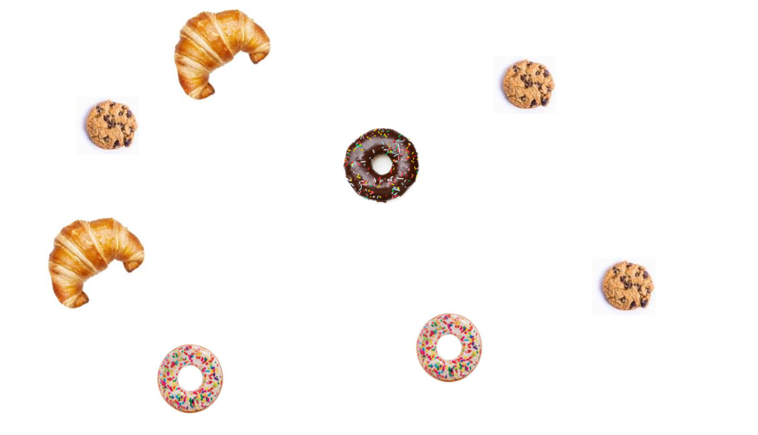
#> input picture Material-de-clase/Semana1-procesamiento-de-imagenes/Caso_2A.bmp, 758 x 435 px
$ jupyter execute --allow-errors Image_Processing_Clase1.ipynb
#> lines starting #> are read from the running program, lines starting #| are printed output that depends on the picture; after the words box and inside, x2 and y2 are one past the last pixel; in counts of white or black regions, pixels touching at a corner belong together
# Institución Universitaria Pascual Bravo

Curso: Reconocimeinto de patrones 2024-1

Docente: Juan Carlos Briñez de León

#1. Caso de aplicación: Productos de panadería

[cell 1]
# @title
#Cargando librerías
import cv2 as cv2 # OpenCV para computer vision
import numpy as np # Para cálculo de matrices
import matplotlib.pyplot as plt #Para graficar
import os #Habilita el manejo de directorios

from google.colab import files # Librería para activar uso del directorio

# Cargar una imagen desde tu dispositivo local
uploaded = files.upload()
#> the answer given: Caso_2A.bmp

# Leer la imagen con OpenCV
for filename in uploaded.keys():
    Imagen = cv2.imread(filename)
#> Imagen is the input picture: shape (435, 758, 3); mean B, G, R 242.2, 245.6, 249.8

plt.imshow(Imagen[:,:,[2,1,0]].astype('uint8'),vmin=0, vmax=255)
plt.title('Original')
plt.axis('off')
plt.show()

#Extracción de canales en HSV
Imagen_hsv = cv2.cvtColor(Imagen,cv2.COLOR_BGR2HSV)
#> Imagen_hsv: shape (435, 758, 3); mean H, S, V 4.7, 10.6, 250
Hue=Imagen_hsv[:,:,0]
Saturation=Imagen_hsv[:,:,1]
Value=Imagen_hsv[:,:,2]
#Extracción de canales en RGB
Imagen=Imagen[:,:,[2,1,0]]#Organiza
Rojo=Imagen[:,:,0]
Verde=Imagen[:,:,1]
Azul=Imagen[:,:,2]
Gris=cv2.cvtColor(Imagen, cv2.COLOR_BGR2GRAY)

#Buscando Croissants
Bin_Croissant = (Rojo > 180)*(Hue < 20)*(Azul < 55)*(Verde > 80)*(Saturation > 140)
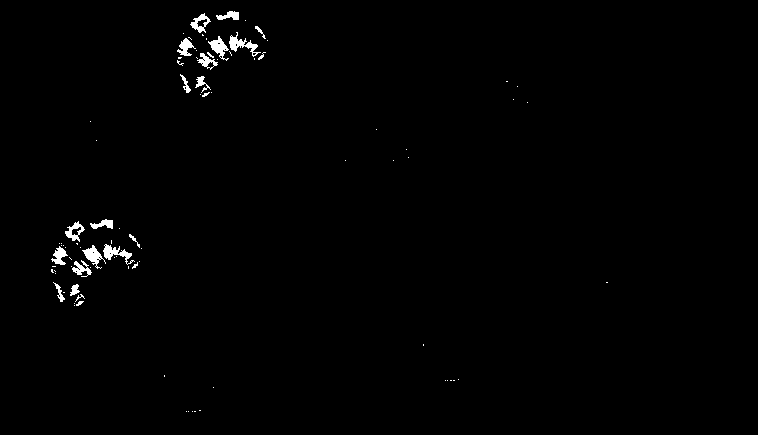
#> Bin_Croissant: shape (435, 758) bool; 0.85% white; 88 white regions (67 under 20 px), largest, box (x1, y1, x2, y2) and area: (229, 32, 261, 57) 255, (103, 244, 135, 265) 243, (82, 245, 106, 269) 219
#Mejorando resultado con apertura y cierre
kernel = cv2.getStructuringElement(cv2.MORPH_ELLIPSE,(50,50))
Bin_Croissant_1 = cv2.morphologyEx(Bin_Croissant.astype('uint8'), cv2.MORPH_CLOSE, kernel)
#> Bin_Croissant_1: shape (435, 758); values 0 (black) and 1 (white), 3% white; 7 white regions (2 under 20 px), largest, box (x1, y1, x2, y2) and area: (178, 0, 268, 97) 5056, (52, 220, 142, 306) 4541, (375, 133, 409, 161) 270, (507, 82, 528, 103) 129, (187, 409, 201, 415) 31
kernel2 = cv2.getStructuringElement(cv2.MORPH_ELLIPSE,(30,30))
Bin_Croissant_2= cv2.morphologyEx(Bin_Croissant_1.astype('uint8'), cv2.MORPH_OPEN, kernel2)
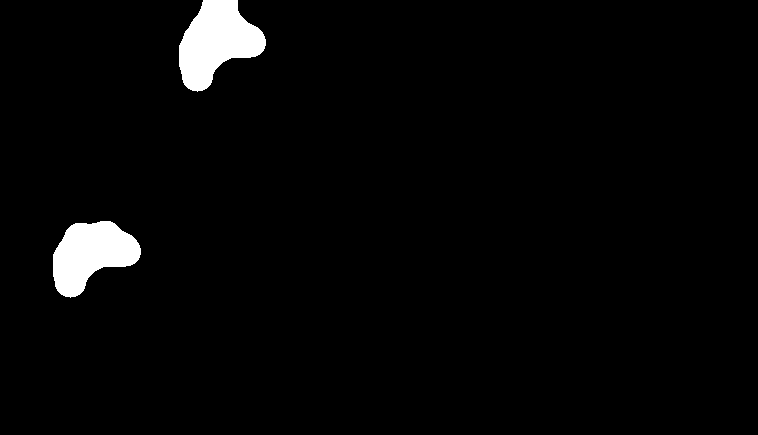
#> Bin_Croissant_2: shape (435, 758); values 0 (black) and 1 (white), 2.7% white; 2 white regions
#Contando productos y calculando cuenta
(Bordes_Croissant,_) =cv2.findContours(Bin_Croissant_2, cv2.RETR_EXTERNAL, cv2.CHAIN_APPROX_SIMPLE)
#> Bordes_Croissant = 2 contours; box (x1, y1, x2, y2) and area: (179, 0, 266, 92) 4694, (53, 221, 141, 298) 4104
if len(Bordes_Croissant)>0:
  print('Su pedido contiene '+ str(len(Bordes_Croissant))+' Croissants, el subtotal de este producto es: ' + str(len(Bordes_Croissant)*1800)+' Pesitos.')
#| Su pedido contiene 2 Croissants, el subtotal de este producto es: 3600 Pesitos.

#Buscando galletas y calculando el subtotal
Bin_Galletas = (Rojo > 145)*(Rojo < 165)*(Hue < 20)*(Azul < 65)*(Verde > 80)*(Saturation < 200)
#> Bin_Galletas: shape (435, 758) bool; 0.05% white in thin lines or dots, all inside (x1, y1, x2, y2) = (54, 50, 648, 305)
#Mejorando resultado con apertura y cierre
kernel = cv2.getStructuringElement(cv2.MORPH_ELLIPSE,(50,50))
Bin_Galletas_1 = cv2.morphologyEx(Bin_Galletas.astype('uint8'), cv2.MORPH_CLOSE, kernel)
#> Bin_Galletas_1: shape (435, 758); values 0 (black) and 1 (white), 1.1% white; 7 white regions, largest, box (x1, y1, x2, y2) and area: (91, 105, 133, 143) 1053, (605, 268, 648, 305) 1040, (506, 67, 548, 103) 976
kernel2 = cv2.getStructuringElement(cv2.MORPH_ELLIPSE,(20,20))
Bin_Galletas_2= cv2.morphologyEx(Bin_Galletas_1.astype('uint8'), cv2.MORPH_OPEN, kernel2)
#> Bin_Galletas_2: shape (435, 758); values 0 (black) and 1 (white), 0.86% white; 3 white regions, box (x1, y1, x2, y2) and area: (93, 107, 130, 140) 983, (608, 269, 643, 303) 959, (509, 68, 546, 100) 901
kernel3 = cv2.getStructuringElement(cv2.MORPH_ELLIPSE,(25,25))
Bin_Galletas_3 = cv2.dilate(Bin_Galletas_2.astype('uint8'),kernel3)
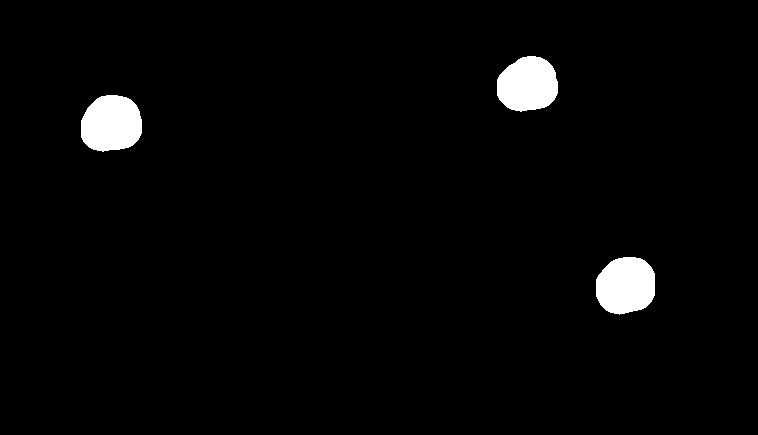
#> Bin_Galletas_3: shape (435, 758); values 0 (black) and 1 (white), 2.5% white; 3 white regions
#Contando productos y calculando cuenta
(Bordes_Galletas,_) =cv2.findContours(Bin_Galletas_3, cv2.RETR_EXTERNAL, cv2.CHAIN_APPROX_SIMPLE)
#> Bordes_Galletas = 3 contours; box (x1, y1, x2, y2) and area: (81, 95, 142, 152) 2728, (596, 257, 655, 315) 2680, (497, 56, 558, 112) 2602
if len(Bordes_Galletas)>0:
  print('Su pedido contiene '+ str(len(Bordes_Galletas))+' Galletas, el subtotal de este producto es: ' + str(len(Bordes_Galletas)*300)+' Pesitos.')
#| Su pedido contiene 3 Galletas, el subtotal de este producto es: 900 Pesitos.

#Buscando donas  de chocolate
Bin_DonasN = (Rojo < 60)*(Verde < 70)*(Hue > 15)*(Value < 80)
#> Bin_DonasN: shape (435, 758) bool; 0.01% white in thin lines or dots, all inside (x1, y1, x2, y2) = (192, 131, 633, 403)
#Mejorando resultado con apertura y cierre
kernel = cv2.getStructuringElement(cv2.MORPH_ELLIPSE,(50,50))
Bin_DonasN_1 = cv2.morphologyEx(Bin_DonasN.astype('uint8'), cv2.MORPH_CLOSE, kernel)
#> Bin_DonasN_1: shape (435, 758); values 0 (black) and 1 (white), 0.3% white; 4 white regions (3 under 20 px), largest, box (x1, y1, x2, y2) and area: (384, 132, 418, 194) 979
kernel2 = cv2.getStructuringElement(cv2.MORPH_ELLIPSE,(20,20))
Bin_DonasN_2= cv2.morphologyEx(Bin_DonasN_1.astype('uint8'), cv2.MORPH_OPEN, kernel2)
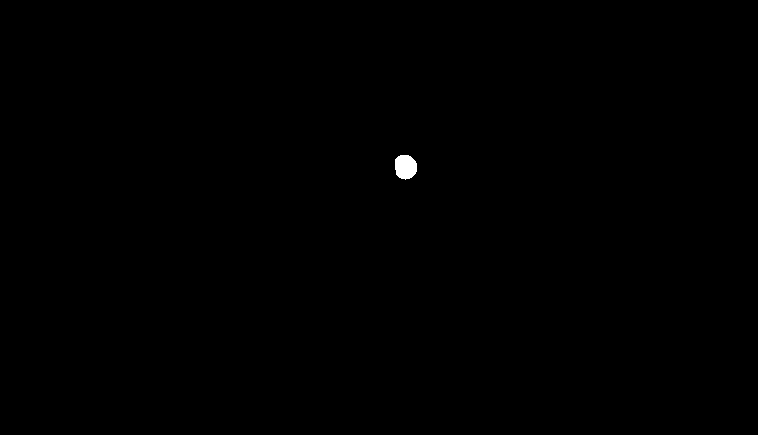
#> Bin_DonasN_2: shape (435, 758); values 0 (black) and 1 (white), 0.13% white; 1 white region
#Contando productos y calculando cuenta
(Bordes_DonasN,_) =cv2.findContours(Bin_DonasN_2, cv2.RETR_EXTERNAL, cv2.CHAIN_APPROX_SIMPLE)
#> Bordes_DonasN = 1 contour; box (x1, y1, x2, y2) and area: (395, 155, 417, 180) 411
if len(Bordes_DonasN)>0:
  print('Su pedido contiene '+ str(len(Bordes_DonasN))+' Donas de chocolate, el subtotal de este producto es: ' + str(len(Bordes_DonasN)*2300)+' Pesitos.')
#| Su pedido contiene 1 Donas de chocolate, el subtotal de este producto es: 2300 Pesitos.

#Buscando donas  blancas
Bin_DonasB = (Rojo > 190)*(Azul > 180)*(Verde > 180)*(Hue > 160)*(Saturation > 30)
#> Bin_DonasB: shape (435, 758) bool; 0.04% white in thin lines or dots, all inside (x1, y1, x2, y2) = (89, 61, 620, 395)
#Mejorando resultado con apertura y cierre
kernel = cv2.getStructuringElement(cv2.MORPH_ELLIPSE,(50,50))
Bin_DonasB_1 = cv2.morphologyEx(Bin_DonasB.astype('uint8'), cv2.MORPH_CLOSE, kernel)
#> Bin_DonasB_1: shape (435, 758); values 0 (black) and 1 (white), 1.4% white; 7 white regions (4 under 20 px), largest, box (x1, y1, x2, y2) and area: (419, 316, 479, 374) 2366, (159, 347, 220, 395) 2122, (506, 62, 528, 81) 192
kernel2 = cv2.getStructuringElement(cv2.MORPH_ELLIPSE,(20,20))
Bin_DonasB_2= cv2.morphologyEx(Bin_DonasB_1.astype('uint8'), cv2.MORPH_OPEN, kernel2)
#> Bin_DonasB_2: shape (435, 758); values 0 (black) and 1 (white), 1.3% white; 2 white regions, box (x1, y1, x2, y2) and area: (421, 318, 479, 373) 2317, (161, 350, 220, 396) 2089
kernel3 = cv2.getStructuringElement(cv2.MORPH_ELLIPSE,(15,15))
Bin_DonasB_3 = cv2.dilate(Bin_DonasB_2.astype('uint8'),kernel3)
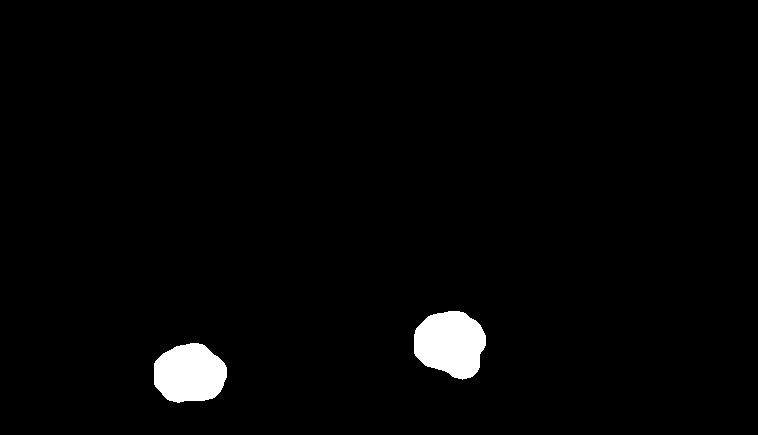
#> Bin_DonasB_3: shape (435, 758); values 0 (black) and 1 (white), 2.2% white; 2 white regions
#Contando productos y calculando cuenta
(Bordes_DonasB,_) =cv2.findContours(Bin_DonasB_3, cv2.RETR_EXTERNAL, cv2.CHAIN_APPROX_SIMPLE)
#> Bordes_DonasB = 2 contours; box (x1, y1, x2, y2) and area: (414, 311, 486, 380) 3640, (154, 343, 227, 403) 3336
if len(Bordes_DonasB)>0:
  print('Su pedido contiene '+ str(len(Bordes_DonasB))+' Donas blancas, el subtotal de este producto es: ' + str(len(Bordes_DonasB)*2300)+' Pesitos.')
#| Su pedido contiene 2 Donas blancas, el subtotal de este producto es: 4600 Pesitos.

#Calculando cuenta final
print('En total, su pedido suma: ' + str(len(Bordes_Croissant)*1800 + len(Bordes_Galletas)*300 + len(Bordes_DonasN)*2300 + len(Bordes_DonasB)*2300) + ' Pesitos.')
#| En total, su pedido suma: 11400 Pesitos.

#2. Una aproximación a imágenes digitales

Enlaces recomendados:
http://platea.pntic.mec.es/~lgonzale/tic/imagen/conceptos.html

https://www.famaf.unc.edu.ar/~pperez1/manuales/cim/cap2.html

https://omes-va.com/leerimagen/

#3. Manipulando imágenes

Cargando imágenes con la herramienta de montaje de archivos

[cell 2]
#Cargando librerías
import cv2 # Librería OpenCv
from google.colab import files # Librería para activar uso del directorio
import matplotlib.pyplot as plt # Librería para gráficos

# Cargar una imagen desde tu dispositivo local
uploaded = files.upload()
#> the answer given: Caso_2B.bmp

# Leer la imagen con OpenCV
for filename in uploaded.keys():
    img = cv2.imread(filename)
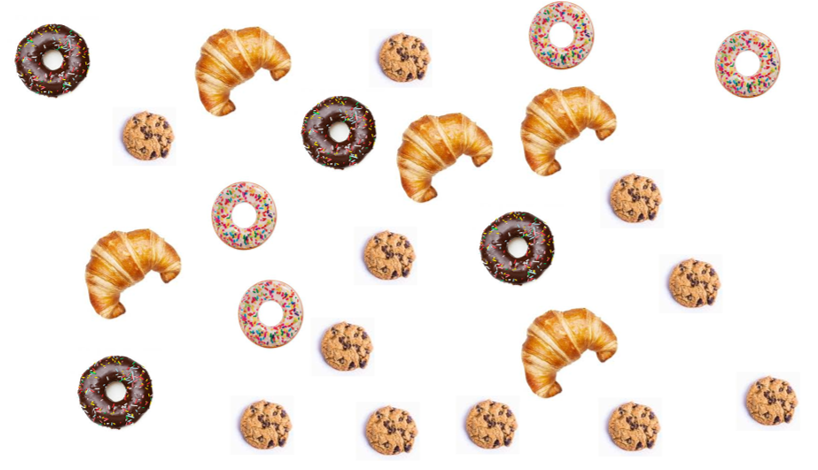
#> input picture Material-de-clase/Semana1-procesamiento-de-imagenes/Caso_2B.bmp, 818 x 470 px
#> img is the input picture: shape (470, 818, 3); mean B, G, R 222.8, 230.8, 241

    # Convertir de BGR a RGB (matplotlib espera imágenes en formato RGB)
    img_rgb = cv2.cvtColor(img, cv2.COLOR_BGR2RGB)

    # Mostrar la imagen usando matplotlib
    plt.imshow(img_rgb)
    plt.axis('off')  # Desactivar los ejes para una presentación más limpia
    plt.show()

Cargando imágenes desde drive

[cell 3]
# Montar Google Drive
from google.colab import drive
drive.mount('/content/drive')

import cv2
import matplotlib.pyplot as plt

# Ruta de la imagen en Google Drive
Ruta = '/content/Imagen1.png'  # Reemplaza con  tu RUTA

# Leer la imagen con OpenCV
img = cv2.imread(Ruta)

# Ajusta el color de las imágenes
#> (the rest of this cell did not finish here and is left out)

Analizando los canales de color

[cell 4]
import cv2
import matplotlib.pyplot as plt
from google.colab import files

# Sube una imagen desde tu computadora a Colab
Archivo = files.upload()
#> the answer given: Caso_2B.bmp

# Lee la imagen desde BytesIO
for filename, content in Archivo.items():
    img = cv2.imread(filename)
    img_cv2 = cv2.cvtColor(img, cv2.COLOR_RGB2BGR)

# Muestra la imagen original
plt.figure(figsize=(10, 5))
plt.subplot(2, 3, 1)
plt.imshow(img_cv2)
plt.title('Imagen Original')

# Muestra los canales de color por separado
canal_azul, canal_verde, canal_rojo = cv2.split(img)
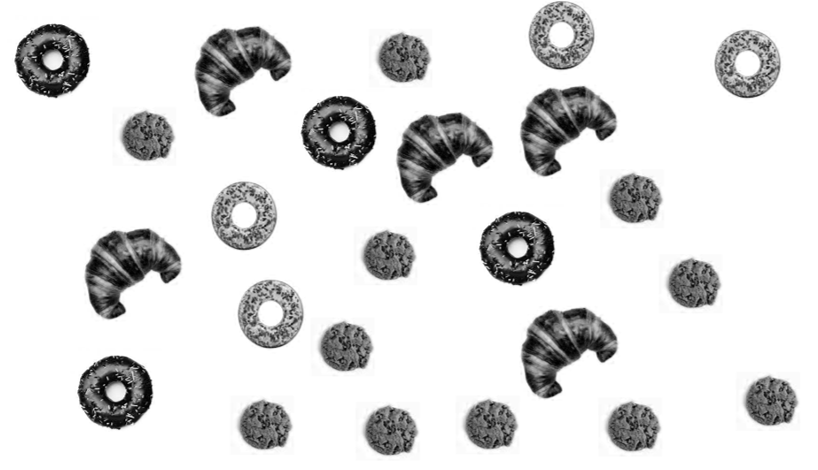
#> canal_azul: shape (470, 818); min 0, max 255, mean 222.8
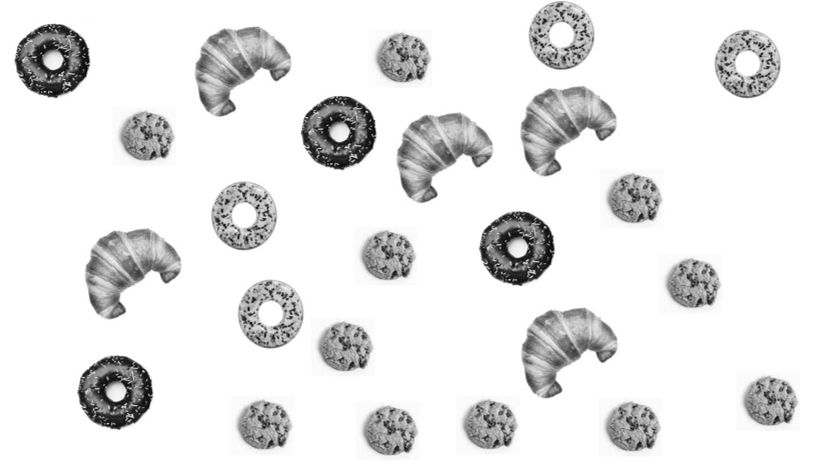
#> canal_verde: shape (470, 818); min 0, max 255, mean 230.8
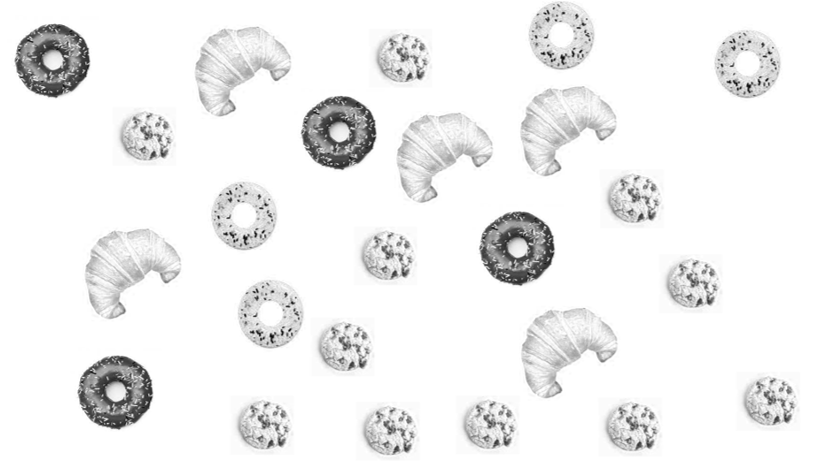
#> canal_rojo: shape (470, 818); min 8, max 255, mean 241

plt.subplot(2, 3, 4)
plt.imshow(canal_azul, cmap='gray')
plt.title('Canal Azul')
plt.colorbar()

plt.subplot(2, 3, 3)
plt.imshow(canal_verde, cmap='gray')
plt.title('Canal Verde')
plt.colorbar()

plt.subplot(2, 3, 2)
plt.imshow(canal_rojo, cmap='gray')
plt.title('Canal Rojo')
plt.colorbar()

# Muestra la versión en escala de grises
img_gris = cv2.cvtColor(img_cv2, cv2.COLOR_BGR2GRAY)
plt.subplot(2, 3, 5)
plt.imshow(img_gris, cmap='gray')
plt.title('Escala de Grises')
plt.colorbar()

plt.tight_layout()
plt.show()
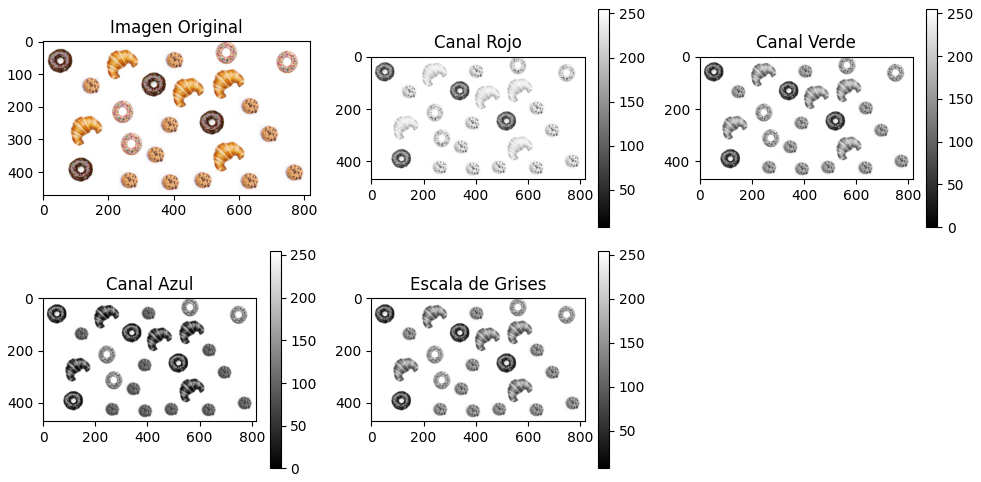
#> figure drawn by matplotlib, 9 panels

[cell 5]
print(canal_rojo)
#> (printed output is left out)

[cell 6]
print(canal_rojo[190,390])
#| 255
